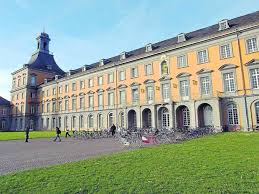
#> input picture Sheet09/images/building.jpeg, 259 x 194 px
$ python sheet09.py   (older library calls are emulated)
#> lines starting #> are read from the running program, lines starting #| are printed output that depends on the picture; after the words box and inside, x2 and y2 are one past the last pixel; in counts of white or black regions, pixels touching at a corner belong together
"""
Title: CV I Sheet09
Author: Yung-Yu Chen(1 man group)
Stud ID: 3192698
"""


import cv2
import numpy as np
import random

#   =======================================================
#                   Task1
#   =======================================================

img1 = cv2.imread('../images/building.jpeg')
#> img1 is the input picture: shape (194, 259, 3); mean B, G, R 146, 164.5, 147.8
gray = cv2.cvtColor(img1, cv2.COLOR_BGR2GRAY)
gray = np.float32(gray)


# compute structural tensor

Ix = cv2.Sobel(gray, cv2.CV_32F, 1, 0)
Iy = cv2.Sobel(gray, cv2.CV_32F, 0, 1)

Ixy = Iy*Ix
Ixx = Ix**2
Iyy = Iy**2

Ixy = cv2.GaussianBlur(Ixy,(0,0), 2)
Ixx = cv2.GaussianBlur(Ixx,(0,0), 2)
Iyy = cv2.GaussianBlur(Iyy,(0,0), 2)


#Harris Corner Detection

Mdet = (Ixx*Iyy) - Ixy**2
Mtrace =Ixx + Iyy
k=.05
R = Mdet - k*(Mtrace)**2
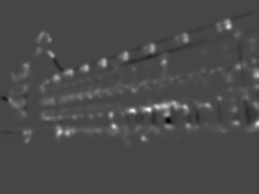
#> R: shape (194, 259) float32; min -1.84e+09, max 4.86e+09, mean 118389728; drawn with min black and max white
Rmax = np.amax(R)
#> Rmax = 4.86e+09

width = gray.shape[1]
#> width = 259
height = gray.shape[0]
#> height = 194

img_harris = np.copy(img1)
img_foestner = np.copy(img1)

harris_response = []

for y in range(height-1):
    for x in range(width-1):
        if R[y,x] > 0.01 * Rmax and R[y,x] > R[y-1, x-1] and R[y,x] > R[y-1, x+1] and R[y,x] > R[y+1, x-1] and R[y,x] > R[y+1, x+1]:
                img_harris[y,x] = [0,0,255]
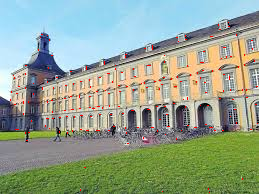
#> img_harris: shape (194, 259, 3); 0.8% of pixels changed, all inside (x1, y1, x2, y2) = (10, 22, 258, 193)

cv2.imshow("harris corner", img_harris)
cv2.waitKey(0)

#Forstner Corner Detection

w = Mdet / Mtrace
q = 4*Mdet / (Mtrace**2)
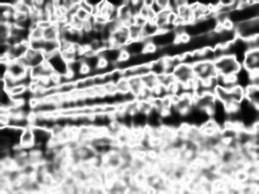
#> q: shape (194, 259) float32; min 0.00549, max 1, mean 0.644

w_min = 1.5
q_min = .75


for y in range(1, height-1):
    for x in range(1, width-1):
        if w[y,x] > w_min and q[y,x]>q_min and w[y,x] > w[y-1, x-1] and w[y,x] > w[y-1, x+1] and w[y,x] > w[y+1, x-1] and w[y,x] > w[y+1, x+1] and w[y,x] > w[y, x+1] and w[y,x] > w[y, x-1] and w[y,x] > w[y+1, x] and w[y,x] > w[y-1, x]:
                img_foestner[y,x] = [0,0,255]
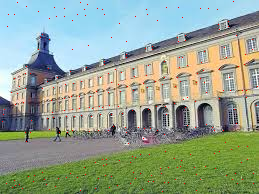
#> img_foestner: shape (194, 259, 3); 0.55% of pixels changed, all inside (x1, y1, x2, y2) = (2, 1, 258, 192)

## Problem: Response detected on the cloud and lawn???
cv2.imshow("foestner corner", img_foestner)
cv2.waitKey(0)
#   =======================================================
#                   Task2
#   =======================================================

img1 = cv2.imread('../images/mountain1.png')
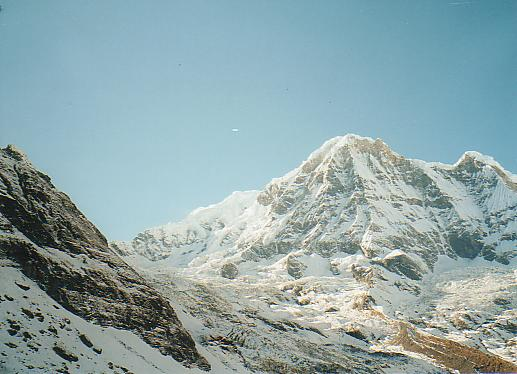
#> input picture Sheet09/images/mountain1.png, 517 x 374 px
#> img1 is the input picture: shape (374, 517, 3); mean B, G, R 169.1, 166.7, 143.4
img2 = cv2.imread('../images/mountain2.png')
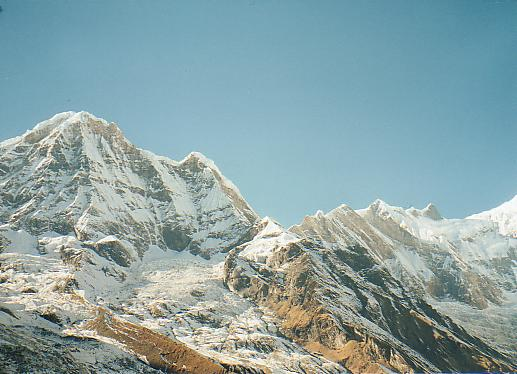
#> input picture Sheet09/images/mountain2.png, 517 x 374 px
#> img2 is the input picture: shape (374, 517, 3); mean B, G, R 165, 163.3, 138.9

#extract sift keypoints and descriptors
sift = cv2.xfeatures2d.SIFT_create()
kp1, des1 = sift.detectAndCompute(img1, None)
#> kp1 = 1032 keypoints; strongest (x, y, size): (68, 322, 2.1), (11, 299, 2.4), (367, 341, 2), (223, 347, 2)
kp2, des2 = sift.detectAndCompute(img2, None)
#> kp2 = 1079 keypoints; strongest (x, y, size): (258, 329, 2), (234, 366, 2), (412, 311, 2.1), (30, 291, 3.9)

# own implementation of matching
bf = cv2.BFMatcher()
good_matches = bf.knnMatch(des1,des2, k=2)
#> good_matches = 1032 matches

good = []
for m,n in good_matches:
    if m.distance/n.distance < 0.4:
        good.append([m])
#> after the loop, good = 125 matches

img3 = cv2.drawMatchesKnn(img1, kp1, img2, kp2, good, None, flags=2)
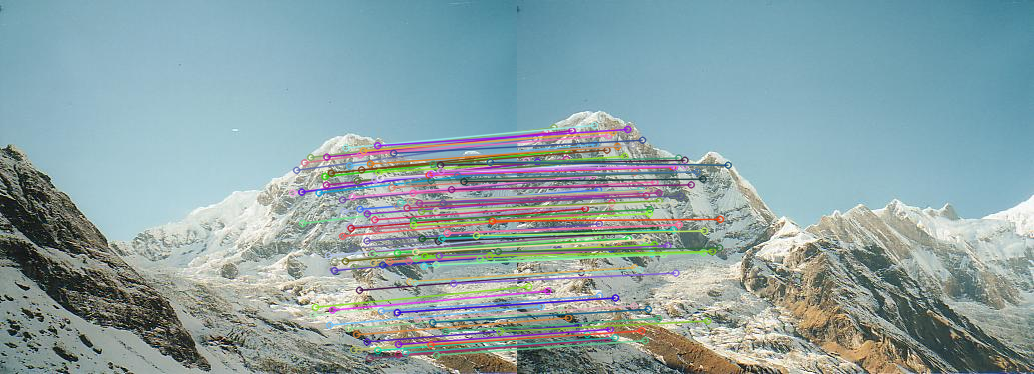
#> img3: shape (374, 1034, 3); mean B, G, R 165, 162.1, 140


# display matched keypoints
cv2.imshow("matches", img3)
cv2.waitKey(0)


#  =======================================================
#                          Task-3
#  =======================================================

nSamples = 4;
nIterations = 50;
thresh = .1;
minSamples = 4;

max_inliers = 0
M_best = []

kp_img1 = []
kp_img2 = []

for all_matches in good_matches:
    img1_idx = all_matches[0].queryIdx
    img2_idx = all_matches[0].trainIdx
    kp_img1.append(kp1[img1_idx].pt)
    kp_img2.append(kp2[img2_idx].pt)
#> this loop made 1032 passes
#> img2_idx on passes 1 to 3: 780, 699, 900
#> after the loop, kp_img1 = 1032 pairs, first value 3.33 to 513.6, second value 136.5 to 371.2; kp_img2 = 1032 pairs, first value 2.53 to 513, second value 119.6 to 370.9
kp_img1 = np.array(kp_img1)
kp_img2 = np.array(kp_img2)


#  /// RANSAC loop
for i in range(nIterations):

    print('iteration '+str(i))

    #randomly select 4 pairs of keypoints
    matches = np.array(random.sample(good_matches, nSamples))[:,0]
    #compute transofrmation and warp img2 using it
    rand_kp1 = []
    rand_kp2 = []
    for m in matches:
        img1_idx = m.queryIdx
        img2_idx = m.trainIdx
        rand_kp1.append(kp1[img1_idx].pt)
        rand_kp2.append(kp2[img2_idx].pt)

    rand_kp1 = np.array(rand_kp1, dtype=np.float32)
    rand_kp2 = np.array(rand_kp2, dtype=np.float32)

    M = cv2.getPerspectiveTransform(rand_kp2, rand_kp1)
    Hp = cv2.perspectiveTransform(kp_img2[None,:,:], M)[0]

    #count inliers and keep transformation if it is better than the best so far
    diff = Hp - kp_img1
    residuals = np.linalg.norm(diff, axis=1)

    inliers_count = np.count_nonzero((residuals<4.5).astype(np.bool))
    if inliers_count > max_inliers:
        max_inliers = inliers_count
        # check if max inliers is larger than threshold
        if max_inliers > kp_img1.shape[0]*thresh:
            M_best = M
#> this loop made 50 passes
#> (inliers_count, max_inliers) on passes 1, 2, 6: (5, 5), (6, 6), (11, 11)
#> inliers_count on passes 3, 4, 5, 7, 8, 9: 5, 6, 5, 5, 4, 6
#> after the loop, M_best = []; max_inliers = 11


print("Max inliers:", max_inliers)
#| Max inliers: 11
# Check
if M_best == []:
        print("Best Model not found!, Please run again.")
        quit()
#> (the program exits here)
